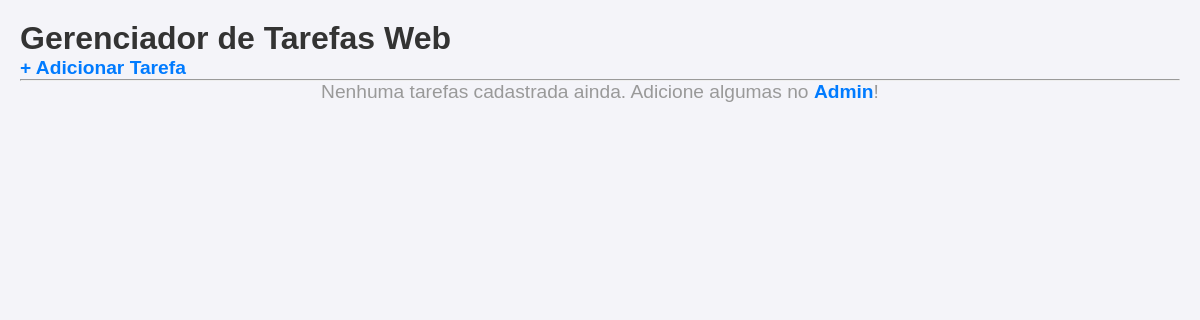
Page /tarefas/ on the earlier database version.
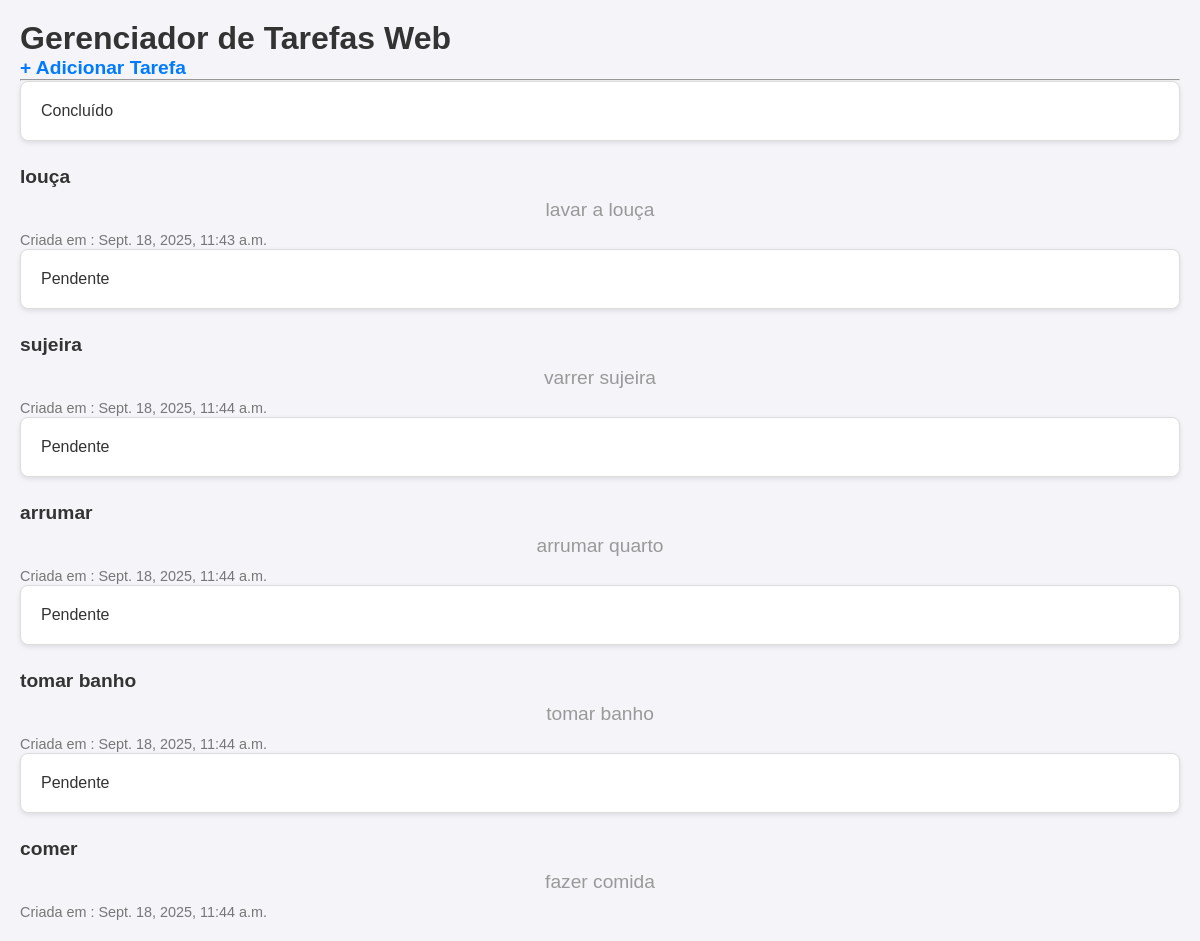
Same page on the later database version.
### tarefas/models.py (models this page shows, shortened)
class Tarefa (models.Model):
    titulo = models.CharField(max_length = 200)
    descricao = models.TextField(blank=True, null=True)
    data_criacao = models.DateTimeField (auto_now_add = True)
    concluida = models.BooleanField(default = False)

### tarefas/views.py (the view)
# urls.py: path('', views.listar_tarefas, name='lista_tarefas'),#seria/tarefa/
def listar_tarefas(request):
    tarefas_salvas = Tarefa.objects.all()
    contexto = {
        'minhas_tarefas': tarefas_salvas
    }
    return render(request, 'tarefas/lista.html', contexto)

### tarefas/templates/tarefas/lista.html (shortened to what this page needs)
<!DOCTYPE html>
<html lang="pt-br">
<head>
    {% load static%}
    <link rel="stylesheet" href="{% static 'lista/lista.css' %}">
</head>
<body>
    <h1>Gerenciador de Tarefas Web</h1>
    <a href="{% url 'adicionar_tarefa' %}"><strong>+ Adicionar Tarefa</strong></a>
    <hr>
    {% for tarefa in minhas_tarefas %}
         <div>{% if tarefa.concluida %}Concluído{% else %} Pendente {% endif %}</div>
            <h2><a href="{% url 'detalhe_tarefa' tarefa.id %}">{{ tarefa.titulo}}</a></h2>
            <p>{{tarefa.descricao}}</p>
            <small>Criada em : {{ tarefa.data_criacao }}</small>
    {% empty %}
        <p>Nenhuma tarefas cadastrada ainda. Adicione algumas no <a href="/admin">Admin</a>!</p>
    {% endfor%}
</body>
</html>

Differences in the rows shown:
added Tarefa: concluida "Concluído", titulo "louça", descricao "lavar a louça", data_criacao "Sept. 18, 2025, 11:43 a.m."
added Tarefa: concluida "Pendente", titulo "sujeira", descricao "varrer sujeira", data_criacao "Sept. 18, 2025, 11:44 a.m."
added Tarefa: concluida "Pendente", titulo "arrumar", descricao "arrumar quarto", data_criacao "Sept. 18, 2025, 11:44 a.m."
added Tarefa: concluida "Pendente", titulo "tomar banho", descricao "tomar banho", data_criacao "Sept. 18, 2025, 11:44 a.m."
added Tarefa: concluida "Pendente", titulo "comer", descricao "fazer comida", data_criacao "Sept. 18, 2025, 11:44 a.m."
Other differences:
text no longer shown: "Nenhuma tarefas cadastrada ainda. Adicione algumas no Admin !"
